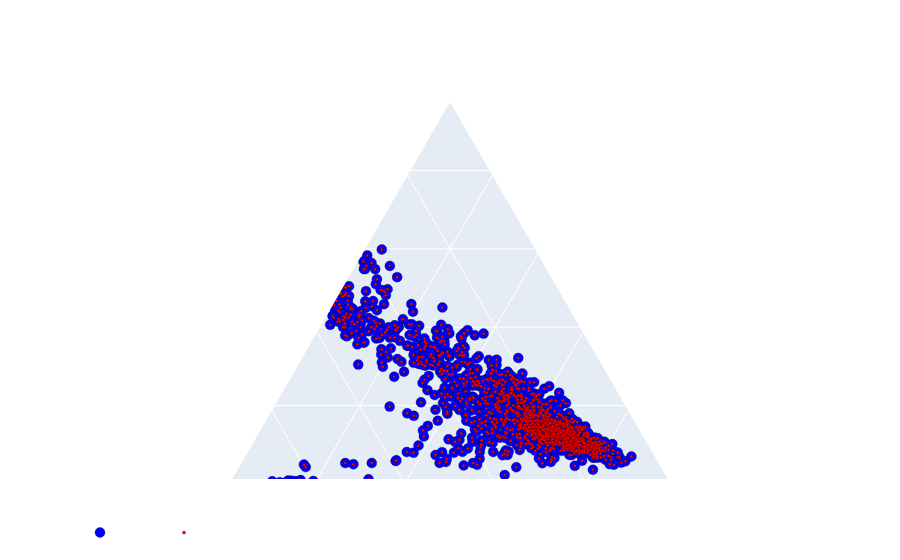

Notebook cell for this chart:
### Code cell
graph = TernaryGraph(title="My Ternary Plot", apex_names=["Top", "Left", "Right"], enable_darkmode=True)
data = Trace(df, formula_list, apex_names)
graph.add_trace(data.make_trace(size="10",color='blue'))
graph.add_trace(data.make_trace(size="3",color='red'))
graph.show()

### Figure 1 — Plotly figure (JSON) as saved in the notebook; plotly's stock layout.template omitted (floating-point values rounded to 4 significant figures; data arrays with more than 128 entries replaced by an {"elided": "..."} marker saying what was removed)
{"data": [{"a": {"elided": "1539 float values"}, "b": {"elided": "1539 float values"}, "c": {"elided": "1539 float values"}, "customdata": {"elided": "1539x6 float values"}, "hovertemplate": "<br><b>Al2O3-wt%:</b> %{customdata[0]}<br><b>CaO-wt%:</b> %{customdata[1]}<br><b>Na2O-wt%:</b> %{customdata[2]}<br><b>K2O-wt%:</b> %{customdata[3]}<br><b>FeOT-wt%:</b> %{customdata[4]}<br><b>MgO-wt%:</b> %{customdata[5]}<extra></extra>", "marker": {"color": "blue", "line": {"color": "Black", "width": 0.3}, "size": 10}, "mode": "markers", "type": "scatterternary"}, {"a": {"elided": "1539 float values"}, "b": {"elided": "1539 float values"}, "c": {"elided": "1539 float values"}, "customdata": {"elided": "1539x6 float values"}, "hovertemplate": "<br><b>Al2O3-wt%:</b> %{customdata[0]}<br><b>CaO-wt%:</b> %{customdata[1]}<br><b>Na2O-wt%:</b> %{customdata[2]}<br><b>K2O-wt%:</b> %{customdata[3]}<br><b>FeOT-wt%:</b> %{customdata[4]}<br><b>MgO-wt%:</b> %{customdata[5]}<extra></extra>", "marker": {"color": "red", "line": {"color": "Black", "width": 0.3}, "size": 3}, "mode": "markers", "type": "scatterternary"}], "layout": {"font": {"color": "white"}, "legend": {"orientation": "h"}, "paper_bgcolor": "rgba(0, 0, 0, 0)", "plot_bgcolor": "rgba(0, 0, 0, 0)", "ternary": {"aaxis": {"linecolor": "white", "linewidth": 2, "min": 0.01, "tickcolor": "white", "ticks": "outside", "title": {"text": "Top"}}, "baxis": {"linecolor": "white", "linewidth": 2, "min": 0.01, "tickcolor": "white", "ticks": "outside", "title": {"text": "Left"}}, "caxis": {"linecolor": "white", "linewidth": 2, "min": 0.01, "tickcolor": "white", "ticks": "outside", "title": {"text": "Right"}}, "domain": {"x": [0, 1], "y": [0, 1]}, "sum": 1}, "title": {"text": "My Ternary Plot", "x": 0.5, "xanchor": "center", "y": 0.95, "yanchor": "top"}}}
